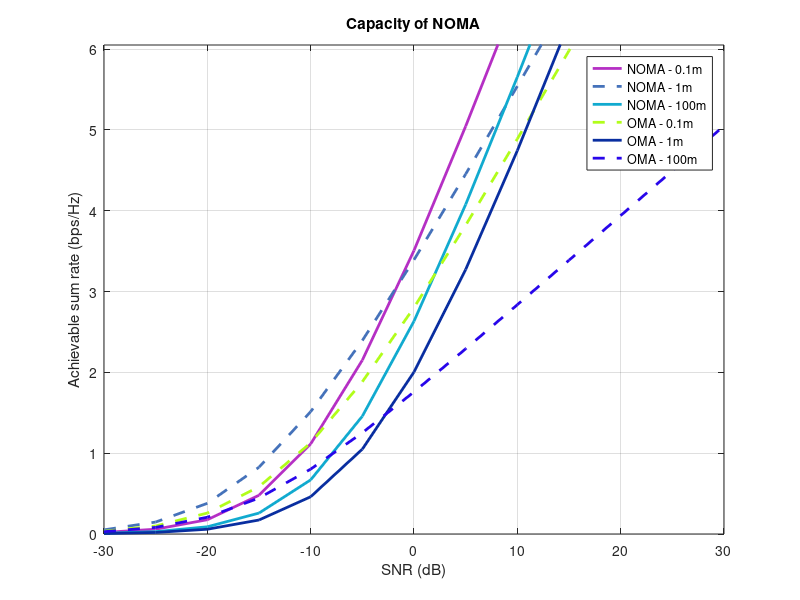

MATLAB code for this plot:
clc; 
clear variables; 
close all;

%SNR range
Pt = -114:5:-54;	%in dB
pt = db2pow(Pt);	%in linear scale

N = 10^4;
dgap = [0.1,1,100];%in meters

for i = 1:3 %dgap values loop 
d3 = 2;      %near user %Distance of users
d2 = d3+dgap(i);%far user
eta = 4;                    %Path loss exponent

%Rayleigh fading coefficients of both users
h2 = (sqrt(d2^-eta))*(randn(N,1) + 1i*randn(N,1))/sqrt(2);
h3 = (sqrt(d3^-eta))*(randn(N,1) + 1i*randn(N,1))/sqrt(2);

%Channel gains
g2 = (abs(h2)).^2;
g3 = (abs(h3)).^2;

BW = 10^9;
No = -174 + 10*log10(BW);
no = (10^-3)*db2pow(No);

%Power allocation coefficients
a1 = 0.75; 
a2 = 0.1825; 
a3 = 1-(a1+a2);

C_noma = zeros(1,length(pt));
C_oma = zeros(1,length(pt));

for u = 1:length(pt)
    
    %NOMA capacity calculation
    C_noma_2 = log2(1 + pt(u)*a3.*g3./(pt(u)*a2.*g2+no)); %far user                  
    C_noma_3 = log2(1 + pt(u)*a2.*g2/no); %near user  
    
    
    %gamma_far(u) = mean(C_noma_2);
    C_noma_sum(u) = mean(C_noma_2 + C_noma_3);  %Sum capacity of NOMA
    
    %OMA capacity calculation
    C_oma_2 = (1/3)*log2(1 + pt(u)*g2/no);    %User 2
    C_oma_3 = (1/3)*log2(1 + pt(u)*g3/no);    %User 3
    
    C_oma_sum(u) = mean(C_oma_2 + C_oma_3); %Sum capacity of OMA
    
end

SNR = Pt - No;
figure (1);
C = {'o' ; 'k' ; 'b'} ;
h = plot(SNR,C_noma_sum,'color',rand(1,3),'linewidth',2); hold on; grid on;
u = plot(SNR,C_oma_sum,'--','color',rand(1,3),'linewidth',2);
xlabel('SNR (dB)');
ylabel('Achievable sum rate (bps/Hz)');
legend('NOMA - 0.1m', 'NOMA - 1m','NOMA - 100m','OMA - 0.1m', 'OMA - 1m','OMA - 100m','Orientation','vertical');
%legend2 = ('NOMA - 0.1m', 'NOMA - 1m','NOMA - 100m','OMA - 0.1m', 'OMA - 1m','OMA - 100m');
title('Capacity of NOMA');
ylim([0 max(C_noma_sum)+1]);
ylim([0 max(C_oma_sum)+1]);
hold on ;
end



